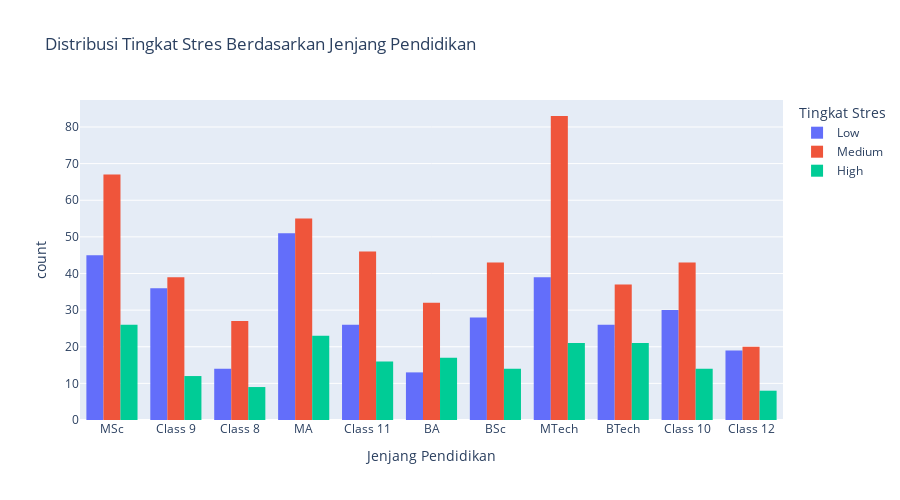

Write notebook code for a chart like this one.
### Markdown cell above
#### Distribusi Tingkat Stres di Setiap Jenjang Pendidikan

#### 📊 Box Plot (Pengelompokan Berdasarkan Jenjang Pendidikan)

---

##### **Temuan Utama:**

Berdasarkan grafik box plot, terlihat bahwa:

- **Jenjang Magister (S2)** menunjukkan tingkat stres **sedang** yang cukup tinggi, yaitu antara **45–60%**. Namun, variasi tingkat stres ini juga bergantung pada **program studi** yang diambil:
  - Beberapa program studi menunjukkan tingkat stres **rendah** sekitar **40–45%**.
  - Tingkat stres **tinggi** pada jenjang ini relatif rendah, berada di kisaran **15–25%**.

- **Siswa Kelas 9–11** memiliki rata-rata tingkat stres **sedang** yang lebih tinggi dibandingkan dengan siswa jenjang **Bachelor (S1)**.

- Meskipun demikian, rata-rata tingkat **stres tinggi** lebih banyak dialami oleh siswa jenjang **S1** dibandingkan siswa Kelas 9–11.

- **Siswa Kelas 8 dan 12** menunjukkan rata-rata tingkat stres (rendah, sedang, dan tinggi) yang **cenderung paling rendah** di antara semua jenjang pendidikan.

---

##### **Implikasi:**

- Data ini menunjukkan bahwa **jenjang pendidikan memiliki pengaruh terhadap tingkat stres siswa**, namun faktor **jurusan atau program studi** juga berperan penting.

- Contohnya:
  - Di jenjang **Magister (S2)**:
    - Siswa **MTech** memiliki tingkat stres **sedang** yang lebih tinggi dibandingkan **MA** dan **MSc**.
    - Namun, siswa **MA** dan **MSc** justru memiliki tingkat stres **tinggi** yang lebih besar dibandingkan **MTech**.

  - Di jenjang **Bachelor (S1)**:
    - Siswa **BSc** memiliki tingkat stres **sedang** yang lebih tinggi dibandingkan **BTech** dan **BA**.
    - Sebaliknya, tingkat stres **tinggi** lebih banyak dialami oleh siswa **BTech** dan **BA** dibandingkan **BSc**.

---

> 🎓 **Kesimpulan**: Tingkat stres siswa tidak hanya dipengaruhi oleh jenjang pendidikan, tetapi juga sangat bergantung pada **jurusan atau program studi yang diambil**. Pemahaman ini penting untuk mengembangkan pendekatan manajemen stres yang lebih spesifik dan relevan dengan kebutuhan siswa.

### Code cell
# Menggunakan Plotly Express
fig_edu_stress = px.histogram(
    df,
    x='Education Level',
    color='Stress Level',
    title='Distribusi Tingkat Stres Berdasarkan Jenjang Pendidikan',
    labels={'Education Level': 'Jenjang Pendidikan', 'Stress Level': 'Tingkat Stres'},
    barmode='group',
    category_orders={'Stress Level': stress_order},
    height=500
)
fig_edu_stress.show()

### Figure 1 — Plotly figure (JSON) as saved in the notebook; plotly's stock layout.template omitted (floating-point values rounded to 4 significant figures; data arrays with more than 128 entries replaced by an {"elided": "..."} marker saying what was removed)
{"data": [{"alignmentgroup": "True", "bingroup": "x", "hovertemplate": "Tingkat Stres=Low<br>Jenjang Pendidikan=%{x}<br>count=%{y}<extra></extra>", "legendgroup": "Low", "marker": {"color": "#636efa", "pattern": {"shape": ""}}, "name": "Low", "offsetgroup": "Low", "orientation": "v", "showlegend": true, "type": "histogram", "x": {"elided": "327 str values"}, "xaxis": "x", "yaxis": "y"}, {"alignmentgroup": "True", "bingroup": "x", "hovertemplate": "Tingkat Stres=Medium<br>Jenjang Pendidikan=%{x}<br>count=%{y}<extra></extra>", "legendgroup": "Medium", "marker": {"color": "#EF553B", "pattern": {"shape": ""}}, "name": "Medium", "offsetgroup": "Medium", "orientation": "v", "showlegend": true, "type": "histogram", "x": {"elided": "492 str values"}, "xaxis": "x", "yaxis": "y"}, {"alignmentgroup": "True", "bingroup": "x", "hovertemplate": "Tingkat Stres=High<br>Jenjang Pendidikan=%{x}<br>count=%{y}<extra></extra>", "legendgroup": "High", "marker": {"color": "#00cc96", "pattern": {"shape": ""}}, "name": "High", "offsetgroup": "High", "orientation": "v", "showlegend": true, "type": "histogram", "x": {"elided": "181 str values"}, "xaxis": "x", "yaxis": "y"}], "layout": {"barmode": "group", "height": 500, "legend": {"title": {"text": "Tingkat Stres"}, "tracegroupgap": 0}, "title": {"text": "Distribusi Tingkat Stres Berdasarkan Jenjang Pendidikan"}, "xaxis": {"anchor": "y", "domain": [0, 1], "title": {"text": "Jenjang Pendidikan"}}, "yaxis": {"anchor": "x", "domain": [0, 1], "title": {"text": "count"}}}}
